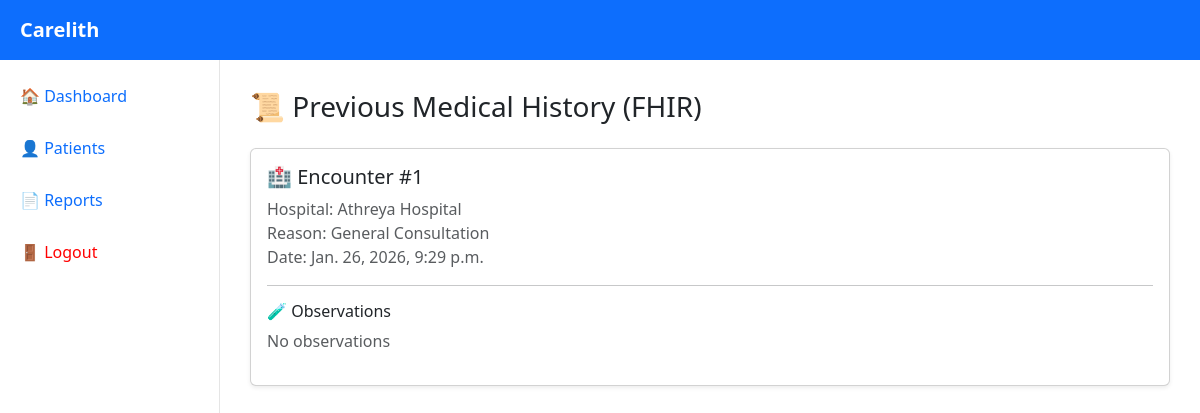
/fhir/medical-history/1/, run on the app's committed database.
### records/models.py (models this page shows, shortened)
class Encounter(models.Model):
    patient = models.ForeignKey(
        Patient,
        on_delete=models.CASCADE,
        related_name="encounters"
    )
    doctor = models.ForeignKey(
        Doctor,
        on_delete=models.SET_NULL,
        null=True,
        blank=True,
        related_name="encounters"
    )
    hospital = models.ForeignKey(
        Hospital,
        on_delete=models.SET_NULL,
        null=True,
        blank=True,
        related_name="encounters"
    )
    reason = models.CharField(max_length=255)
    started_at = models.DateTimeField(default=timezone.now)
    ended_at = models.DateTimeField(null=True, blank=True)

### hospital_app/models.py (models this page shows, shortened)
class Hospital(models.Model):
    name = models.CharField(max_length=200)
    city = models.CharField(max_length=100, default="Unknown")
    state = models.CharField(max_length=100, default="Unknown")
    registration_id = models.CharField(
        max_length=100,
        unique=True,
        null=True,
        blank=True
    )

### fhir/views.py (the view)
def fhir_medical_history(request, patient_id):
    encounters = Encounter.objects.filter(
        patient_id=patient_id
    ).prefetch_related("observations", "hospital")
    return render(
        request,
        "fhir/medical_history.html",
        {"encounters": encounters}
    )

### fhir/templates/fhir/medical_history.html (shortened to what this page needs)
{% extends "base.html" %}
{% block content %}
<h3 class="mb-4">📜 Previous Medical History (FHIR)</h3>
{% for enc in encounters %}
<div class="card mb-3 shadow-sm">
    <div class="card-body">
        <h5>
            🏥 Encounter #{{ enc.id }}
        </h5>
        <p class="text-muted">
            Hospital: {{ enc.hospital.name }} <br>
            Reason: {{ enc.reason }} <br>
            Date: {{ enc.started_at }}
        </p>
        <hr>
        <h6>🧪 Observations</h6>
        {% if enc.observations.all %}
            <ul class="list-group">
                {% for obs in enc.observations.all %}
                <li class="list-group-item">
                    <strong>{{ obs.code }}</strong> :
                    {{ obs.value }} {{ obs.unit }}
                    <br>
                    <small class="text-muted">
                        Recorded by Dr. {{ obs.doctor.user.username }}
                    </small>
                </li>
                {% endfor %}
            </ul>
        {% else %}
            <p class="text-muted">No observations</p>
        {% endif %}
    </div>
</div>
{% endfor %}
{% endblock %}

### templates/base.html (style rules this page uses)
body { margin: 0; overflow-x: hidden; }

### data on the page
Encounter: id "1", hospital.name "Athreya Hospital", reason "General Consultation", started_at "Jan. 26, 2026, 9:29 p.m.", shows "No observations"
